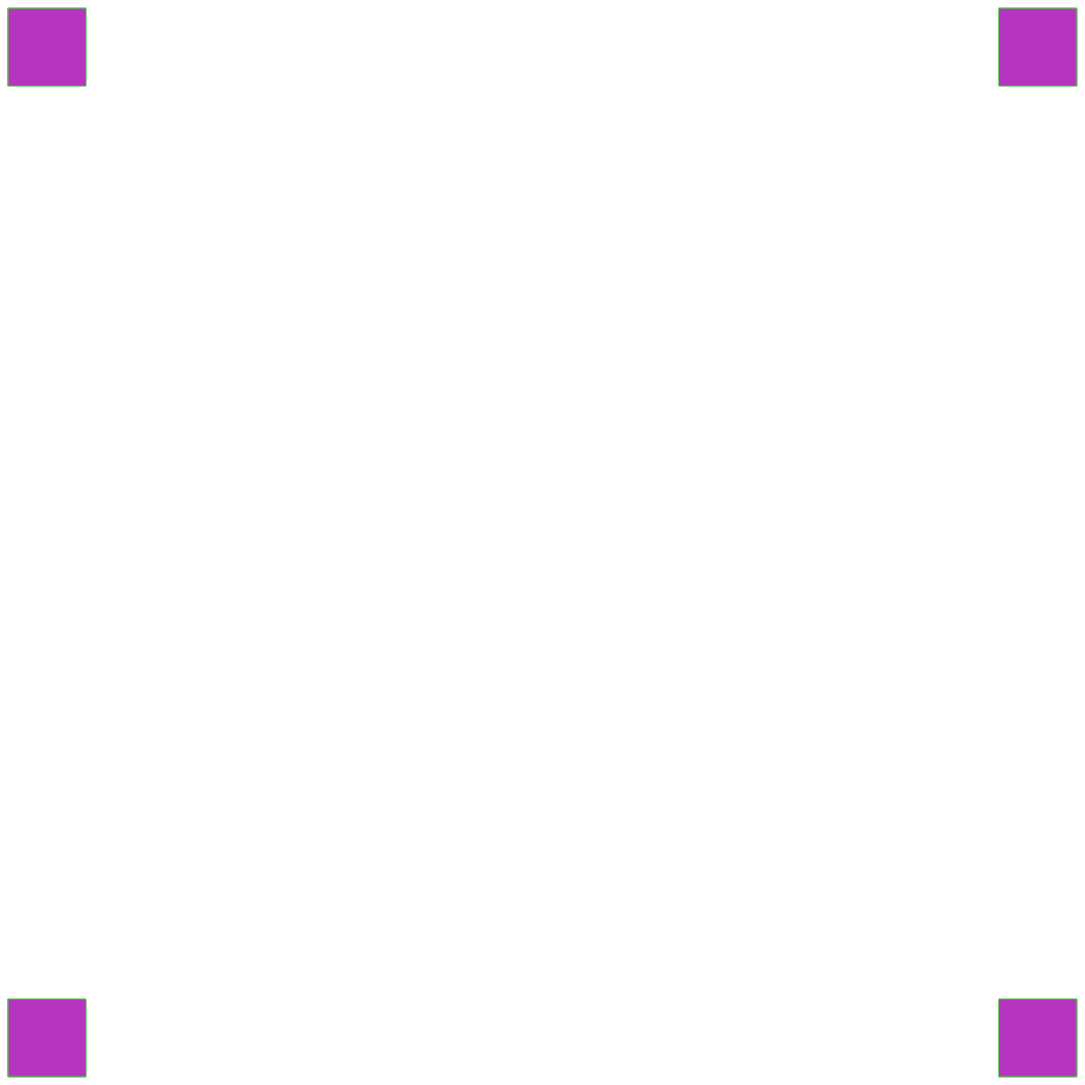
Frame 1 (no input)
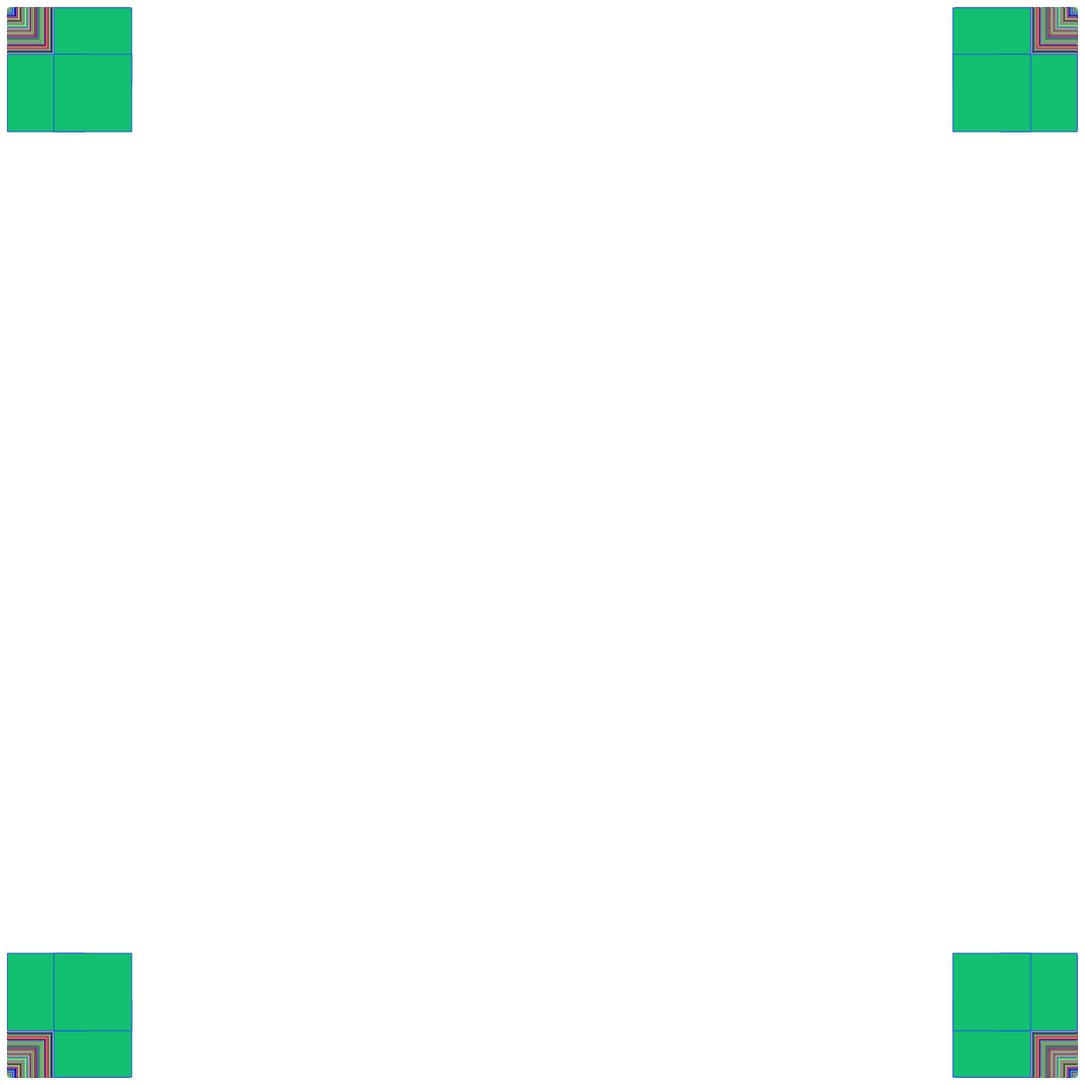
Frame 60 (no input)
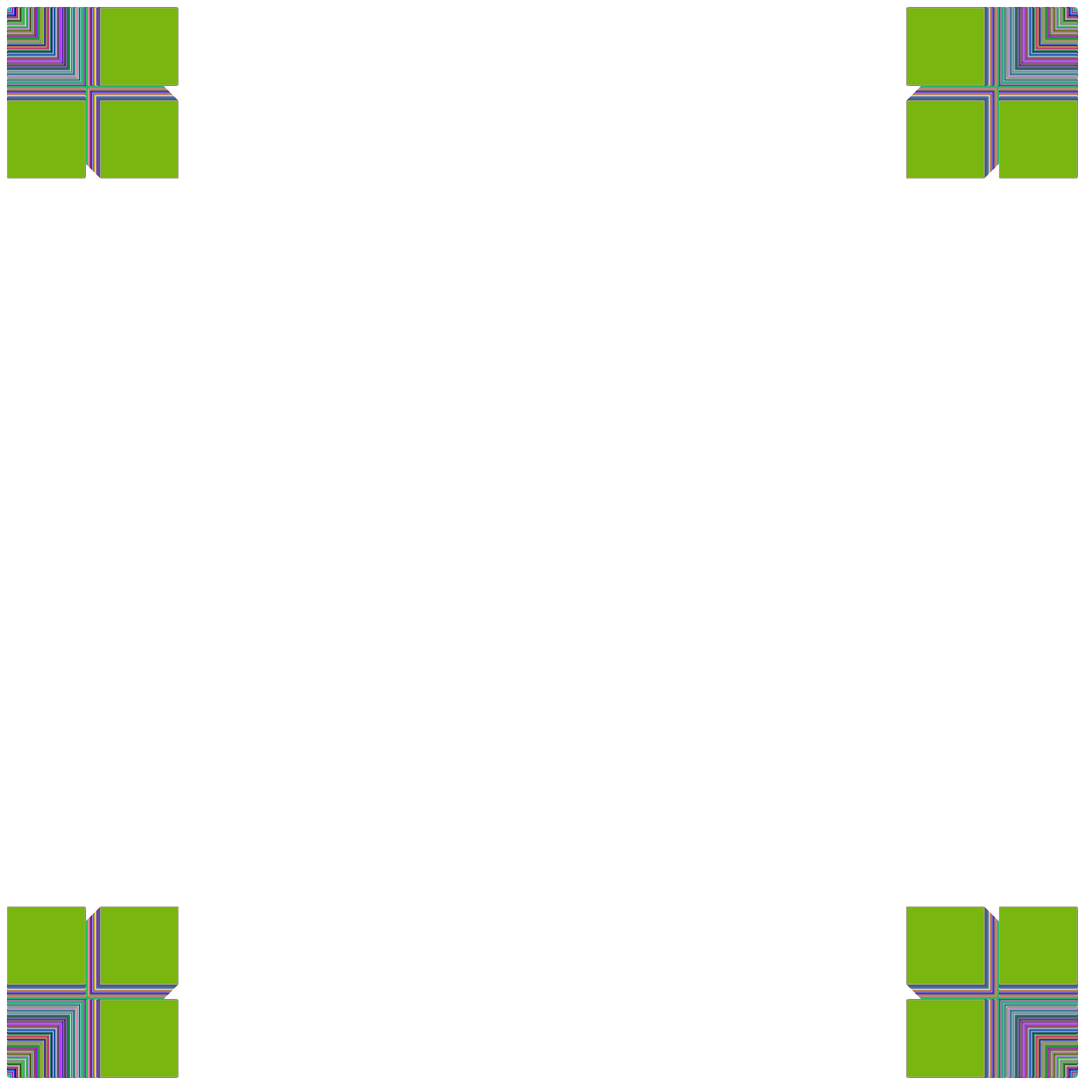
Frame 120 (the mouse pressed at the canvas centre since frame 60)

The p5.js sketch that drew these frames (run headless with seeded random() and noise() and a simulated clock; from frame 60 on, the mouse is pressed at the canvas centre):

// p5.js sketch
// ── sketch.js
var zoom = 0;

function setup() {
  createCanvas(1400, 1400);
}

function draw() {
  

  zoom = zoom + 1;

  fill(random(255), random(255), random(255));

  stroke(random(255), random(255), random(255));
  rect(10 + zoom, 10, 100);

  rect(10, 10 + zoom, 100);

  rect(10 + zoom, 10 + zoom, 100);
  
  rect(1290 - zoom, 10, 100);

  rect(1290, 10 + zoom, 100);

  rect(1290 - zoom, 10 + zoom, 100);
  
  rect(10 + zoom, 1290, 100);

  rect(10, 1290 - zoom, 100);

  rect(10 + zoom, 1290 - zoom, 100);
  
  rect(1290 - zoom, 1290, 100);

  rect(1290, 1290 - zoom, 100);

  rect(1290 - zoom, 1290 - zoom, 100);
  
  if (zoom > 1400) {
    zoom = 0;
  }
  
}
